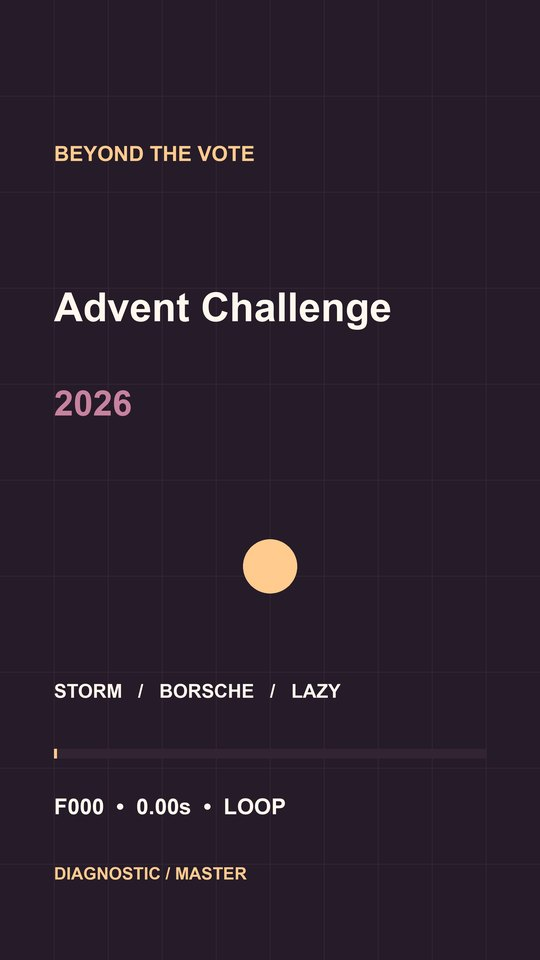
#> input picture docs/lab/assets/posters/first-frame.jpg, 540 x 960 px
$ python -i generate-media.py   (imports and definitions only)
#> lines starting #> are read from the running program, lines starting #| are printed output that depends on the picture
"""Generate the 150-frame master and derived media. Requires Pillow and FFmpeg."""
import csv
import hashlib
import json
import math
import os
from pathlib import Path
import subprocess
import sys
from concurrent.futures import ThreadPoolExecutor

from PIL import Image, ImageDraw, ImageFont, features

ROOT = Path(__file__).resolve().parents[2]
ASSETS = ROOT / "docs/lab/assets"
CACHE = ROOT / ".media-lab-cache"
REPORTS = ROOT / "reports/media-lab"
# [1 line that did not run here, left out]
FF = os.environ.get("FFMPEG", "ffmpeg")
PROBE = os.environ.get("FFPROBE", "ffprobe")
FONT = next((path for path in (
    Path(os.environ.get("BTV_RENDER_FONT", "missing")),
    Path(os.environ.get("WINDIR", "missing")) / "Fonts/arialbd.ttf",
    Path("/usr/share/fonts/truetype/dejavu/DejaVuSans-Bold.ttf"),
) if path.is_file()), None)
BG, GRID, GOLD, LIGHT, PINK = "#261b29", "#332433", "#ffcb8e", "#fff8ee", "#c7829e"

def run(args):
    return subprocess.run(args, cwd=ROOT, check=True, capture_output=True, text=True).stdout

def compose(size, frame=0, variant="MASTER", clean=False, scene=0):
#> called with size = (2160, 3840), variant = 'MASTER', clean = False, scene = 0
    width, height = size
    scale = min(width / 540, height / 640)
    image = Image.new("RGB", size, BG)
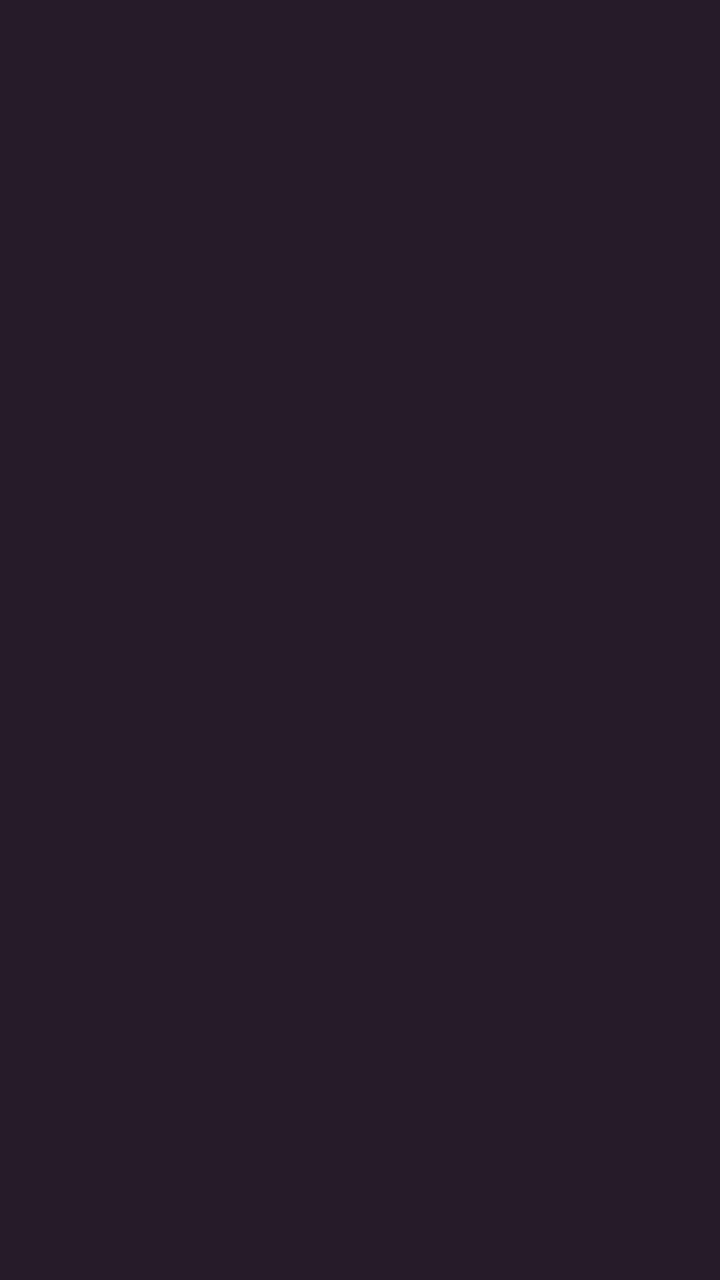
#> image: PIL image 2160x3840 RGB (shown at 1/3 size); mean R, G, B 38, 27, 41
    draw = ImageDraw.Draw(image)
    def label(x, y, words, font_size, fill=LIGHT, anchor="lm"):
        font = ImageFont.truetype(str(FONT), round(font_size * scale)) if FONT else ImageFont.load_default(size=round(font_size * scale))
        draw.text((width*x, height*y), words, font=font, fill=fill, anchor=anchor)
    for i in range(1, 10):
        draw.line((width*i/10, 0, width*i/10, height), fill=GRID, width=max(1, round(scale)))
        draw.line((0, height*i/10, width, height*i/10), fill=GRID, width=max(1, round(scale)))
    t = frame / 150
    phase = t * math.tau
#> (the run stopped early here; a loop or call above may not have finished)
